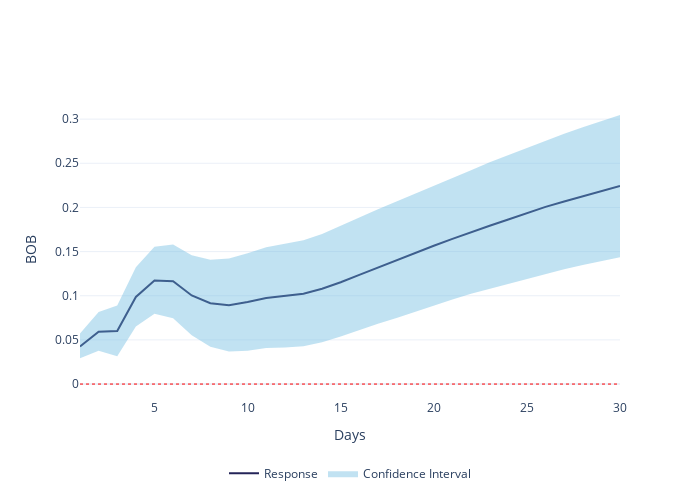

The notebook cell this image was saved under:
### Code cell
exchange_sentiment = plot_irf(irf_e_sent, y_axis_name='BOB')
exchange_sentiment.write_image('./images/exchange_sentiment.png', format='png', scale=3)

### Figure 1 — Plotly figure (JSON) as saved in the notebook; plotly's stock layout.template omitted (floating-point values rounded to 4 significant figures)
{"data": [{"line": {"color": "#242458", "width": 2}, "mode": "lines", "name": "Response", "type": "scatter", "x": [1, 2, 3, 4, 5, 6, 7, 8, 9, 10, 11, 12, 13, 14, 15, 16, 17, 18, 19, 20, 21, 22, 23, 24, 25, 26, 27, 28, 29, 30], "y": [0.04245, 0.05912, 0.05995, 0.09867, 0.1172, 0.1163, 0.1003, 0.09154, 0.08935, 0.09298, 0.09754, 0.09953, 0.1023, 0.1079, 0.1152, 0.1237, 0.132, 0.1402, 0.148, 0.1567, 0.1644, 0.172, 0.1793, 0.1863, 0.1936, 0.2006, 0.2068, 0.2127, 0.2183, 0.2243]}, {"fill": "toself", "fillcolor": "rgba(101, 183, 222, 0.4)", "hoverinfo": "skip", "line": {"color": "rgba(248,232,160,0)"}, "name": "Confidence Interval", "type": "scatter", "x": [1, 2, 3, 4, 5, 6, 7, 8, 9, 10, 11, 12, 13, 14, 15, 16, 17, 18, 19, 20, 21, 22, 23, 24, 25, 26, 27, 28, 29, 30, 30, 29, 28, 27, 26, 25, 24, 23, 22, 21, 20, 19, 18, 17, 16, 15, 14, 13, 12, 11, 10, 9, 8, 7, 6, 5, 4, 3, 2, 1], "y": [0.02917, 0.03765, 0.03157, 0.06516, 0.07969, 0.07446, 0.05523, 0.04219, 0.03698, 0.03778, 0.04075, 0.04129, 0.04273, 0.04731, 0.05377, 0.06121, 0.06841, 0.07483, 0.08209, 0.08877, 0.09581, 0.1021, 0.1076, 0.1136, 0.1195, 0.1249, 0.1301, 0.1349, 0.1394, 0.1437, 0.3047, 0.2981, 0.2909, 0.2835, 0.2755, 0.2672, 0.2596, 0.2511, 0.2422, 0.2334, 0.2247, 0.2155, 0.2066, 0.1979, 0.1885, 0.1789, 0.1698, 0.1629, 0.1585, 0.1548, 0.1481, 0.1422, 0.1407, 0.1458, 0.1581, 0.1555, 0.1323, 0.08881, 0.08145, 0.05721]}, {"line": {"color": "red", "dash": "dot", "width": 1}, "mode": "lines", "showlegend": false, "type": "scatter", "x": [1, 30], "y": [0, 0]}], "layout": {"height": 500, "legend": {"orientation": "h", "x": 0.5, "xanchor": "center", "y": -0.2, "yanchor": "top"}, "width": 700, "xaxis": {"showgrid": false, "title": {"text": "Days"}}, "yaxis": {"title": {"text": "BOB"}}}}
